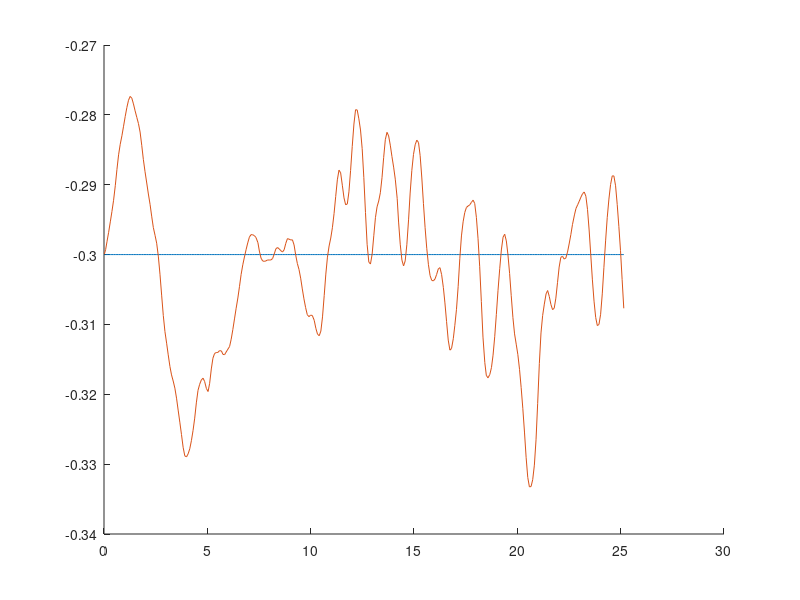

The MATLAB source for this figure: (Note: this script raises an error after producing the figure.)
clear; clc;
%v_pos_dist = importdata("log_v_pos_dist.txt");
%v_vel_dist = importdata("log_v_vel_dist.txt");
%v_vel_dist_lp = importdata("log_v_vel_dist_lp.txt");
%v_pos_dist = importdata("log_v_pos_dist_3_wave.txt");
%v_vel_dist = importdata("log_v_vel_dist_3_wave.txt");
%v_vel_dist_lp = importdata("log_v_vel_dist_lp_3_wave.txt");
%v_vel_aruco = importdata("log_v_vel_aruco_3_wave.txt");
%v_land = importdata("log_v_good_land.txt");
% v_pitch = importdata("log_pitch.txt");
% v_dist = importdata("log_dist.txt");
v_roll = importdata("log_roll.txt");
x = importdata("log_x.txt");
%x(:,1) = [];
%v(:,1) = [];
%x(1:10,:) = [];
%v(1,:) = [];

% figure(1)
% subplot(2,3,1)
% plot(x(:,1)-5)
% hold on;
% plot(x(:,3))
% title('altitude drone')
% subplot(2,3,2)
% plot(x(:,2))
% title('velocity drone')
% subplot(2,3,3)
% plot(x(:,3))
% title('altitude ship')
% subplot(2,3,4)
% plot(x(:,4))
% title('velocity ship')
% subplot(2,3,5)
% plot(x(:,5))
% title('acceleration ship')
% figure(1)
% hold on;
% plot(v_pitch(:,5), v_pitch(:,1)) %Roll gt
% plot(v_pitch(:,5), v_pitch(:,3)-pi) %Roll est
% 
% figure(2)
% hold on;
% 
% 
% plot(v_pitch(:,5), v_pitch(:,2)) %Pitch gt
% plot(v_pitch(:,5), -v_pitch(:,4)- v_pitch(:,7)-0.013) %Pitch est
% %plot(v_pitch(:,5), v_pitch(:,8)/20) %Ship alt
% ylabel({'Angle [Radians]'});
% xlabel({'Time [s]'});
% title({'Pitch estimation with ground truth'});

%FFT
% Y = fft(v_pitch(:,4));
% L = 752;
% Fs = 12
% P2 = abs(Y/L);
% P1 = P2(1:L/2+1);
% P1(2:end-1) = 2*P1(2:end-1);
% figure (11)
% f = Fs*(0:(L/2))/L;
% plot(f,P1) 
% title('Single-Sided Amplitude Spectrum of X(t)')
% xlabel('f (Hz)')
% ylabel('|P1(f)|')


% figure(3)
% plot(v_vel_dist(:,1))
% hold on;
% plot(v_vel_dist(:,2)-1.4)

% figure(4)
% plot(v_pos_dist(:,3)-5)
% hold on;
% plot(v_vel_dist(:,3)-5)
% plot(v_vel_dist_lp(:,3)-5)
% xlim([0 800])
% legend('dist pos cont', 'dist vel cont', 'dist vel cont lp')
% 
% figure(5)
% plot(v_vel_aruco(:,3)-5)
% hold on;
% plot(v_vel_aruco(:,4)-5)
% plot(v_vel_aruco(:,4)-v_vel_aruco(:,3))
% xlim([0 800])
% legend('dist aruco', 'dist ground truth', 'dist diff')
% figure(6)
% plot(v_vel_aruco(:,1))
% hold on;
% plot(v_vel_aruco(:,2)-1.4)
% legend('drone pos', 'ship pos')

% figure(7)
% plot(v_vel(:,4), v_vel(:,1)-1.12-(4-1.12))
% hold on
% plot(v_vel(:,4), v_vel(:,2))

% figure(8)
% plot(v_land(:,1))
% hold on;
% plot(v_land(:,2)-6)
% legend('drone pos', 'ship pos')

% figure(9)
% plot(v_dist(:,4), v_dist(:,2))
% hold on;
% plot(v_dist(:,4), v_dist(:,3))
% ylabel({'Distance [m]'});
% xlabel({'Time [s]'});
% title({'Measurement of distance between ship and drone using aruco marker'});
% 
% avg_error = mean(abs(v_dist(:,2)-v_dist(:,3)))
% std_error = std(v_dist(:,2)-v_dist(:,3))

figure(10)
hold on;
plot(v_roll(:,4),v_roll(:,1)-0.3)
plot(v_roll(:,4), v_roll(:,2)-pi) %Roll est

max_error = max(abs(v_roll(:,2)-pi+0.3))

%%
avg_dist_pos = mean(abs(v_pos_dist(1:800,3)-5))
avg_dist_vel = mean(abs(v_vel_dist(1:800,3)-5))
avg_dist_vel_lp = mean(abs(v_vel_dist_lp(1:800,3)-5))
std_dist_pos = std(abs(v_pos_dist(1:800,3)-5))
std_dist_vel = std(abs(v_vel_dist(1:800,3)-5))
std_dist_vel_lp = std(abs(v_vel_dist_lp(1:800,3)-5))
